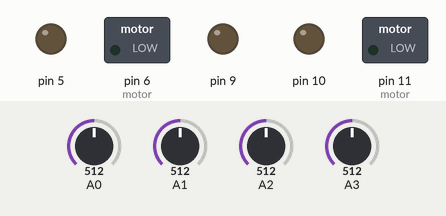
Recording of a sketch running on a simulated Arduino Uno, built with avr-gcc and run on an emulated ATmega328P. Shown: switched loads named in the sketch (green lamp = pin HIGH), output pins drawn as LEDs (lit = HIGH). Inputs (shaded band) come from the test bench; at power-on: A0 = 512, A1 = 512, A3 = 512, A2 = 512.

Above: at 0.05 s.
At 5.9 s:
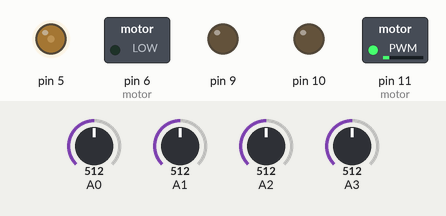
9.1 s: A0 set to 440
At 16.3 s:
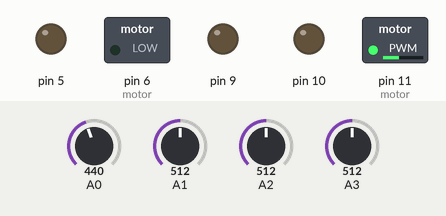
17.3 s: A1 set to 702
25.5 s: A1 set to 726
Timing chart, 0 to 26.4 s (numbered marks = the images above; inputs shaded):
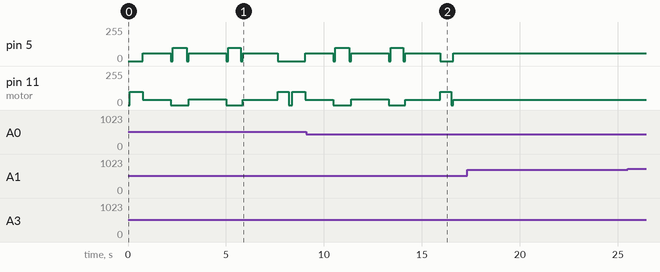

The sketch:

Lab_4.ino
```cpp
int oneunit = 120;
double onedegree = 6;

void setup() {
  Serial.begin(9600); // initialize serial communication at 9600 bits per second
  pinMode(5, OUTPUT);
  pinMode(6, OUTPUT); //5,6 for motor A, left wheel
  pinMode(10, OUTPUT);
  pinMode(11, OUTPUT); //10,11 for motor B, right wheel
}

void loop() {

  int sensorValue1 = analogRead(A1); // read the input on analog pin 0
  int sensorValue2 = analogRead(A2);
  int sensorValue3 = analogRead(A3);
  int frontsensor  = analogRead(A0);

  analogWrite(5, 60);
  analogWrite(6, 0);
  analogWrite(10, 0);
  analogWrite(11, 40);

if (frontsensor >= 450)
  {
    analogWrite(5, 0);
    analogWrite(6, 0);
    analogWrite(10, 0);
    analogWrite(11, 0);
    delay(100);

    analogWrite(5, 0);    //左轉
    analogWrite(6, 0);
    analogWrite(10, 0);
    analogWrite(11, 100);
    delay(90*onedegree);

    analogWrite(5, 0);
    analogWrite(6, 0);
    analogWrite(9, 0);
    analogWrite(10, 0);
    delay(100);

    analogWrite(5, 60);   //直走
    analogWrite(6, 0);
    analogWrite(10, 0);
    analogWrite(11, 40);
    delay(12*oneunit);

    analogWrite(5, 0);
    analogWrite(6, 0);
    analogWrite(10, 0);
    analogWrite(11, 0);
    delay(100);

    analogWrite(5, 100);   //右轉
    analogWrite(6, 0);
    analogWrite(10, 0);
    analogWrite(11, 0);
    delay(120*onedegree);

    analogWrite(5, 0);
    analogWrite(6, 0);
    analogWrite(10, 0);
    analogWrite(11, 0);
    delay(100);

    analogWrite(5, 60);   //直走
    analogWrite(6, 0);
    analogWrite(10, 0);
    analogWrite(11, 45);
    delay(16*oneunit);

    analogWrite(5, 0);
    analogWrite(6, 0);
    analogWrite(10, 0);
    analogWrite(11, 0);
    delay(100);

    analogWrite(5, 100);   //右轉
    analogWrite(6, 0);
    analogWrite(10, 0);
    analogWrite(11, 0);
    delay(105*onedegree);

    analogWrite(5, 0);
    analogWrite(6, 0);
    analogWrite(10, 0);
    analogWrite(11, 0);
    delay(100);

    analogWrite(5, 60);
    analogWrite(6, 0);
    analogWrite(10, 0);
    analogWrite(11, 40);
    delay(15*oneunit);

    analogWrite(5, 0);     //左轉
    analogWrite(6, 0);
    analogWrite(10, 0);
    analogWrite(11, 100);
    delay(90*onedegree);

    analogWrite(5, 0);
    analogWrite(6, 0);
    analogWrite(10, 0);
    analogWrite(11, 0);
    delay(100);

  }


  if (sensorValue1 - sensorValue3 > 200) //lean toward right
  {
    analogWrite(5, 80);
    analogWrite(6, 0);
    analogWrite(10, 0);
    analogWrite(11, 20);
  }

  else if (sensorValue3 - sensorValue1 > 200) //lean toward left
  {
    analogWrite(5, 20);
    analogWrite(6, 0);
    analogWrite(10, 0);
    analogWrite(11, 80);
  }
}
```
